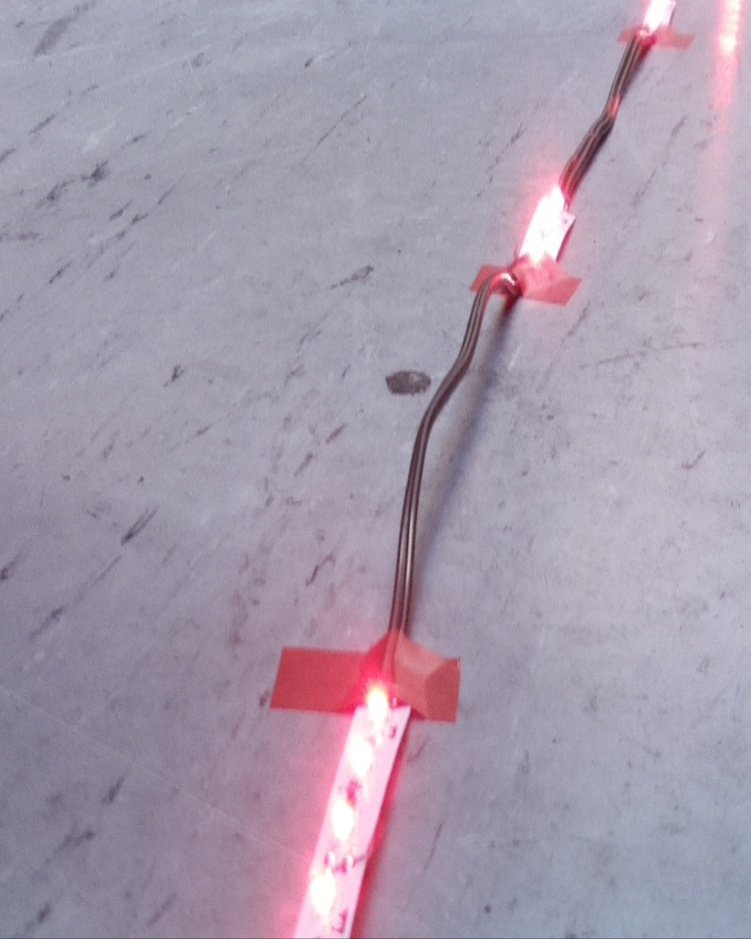
#> input picture Code/Birdview.jpg, 751 x 939 px, shrunk from 1000 x 1250 before the run
$ python CenterOfMass.py
#> lines starting #> are read from the running program, lines starting #| are printed output that depends on the picture; after the words box and inside, x2 and y2 are one past the last pixel; in counts of white or black regions, pixels touching at a corner belong together
import cv2
import numpy as np
from matplotlib import pyplot as plt

img = cv2.imread('Birdview.jpg',0)
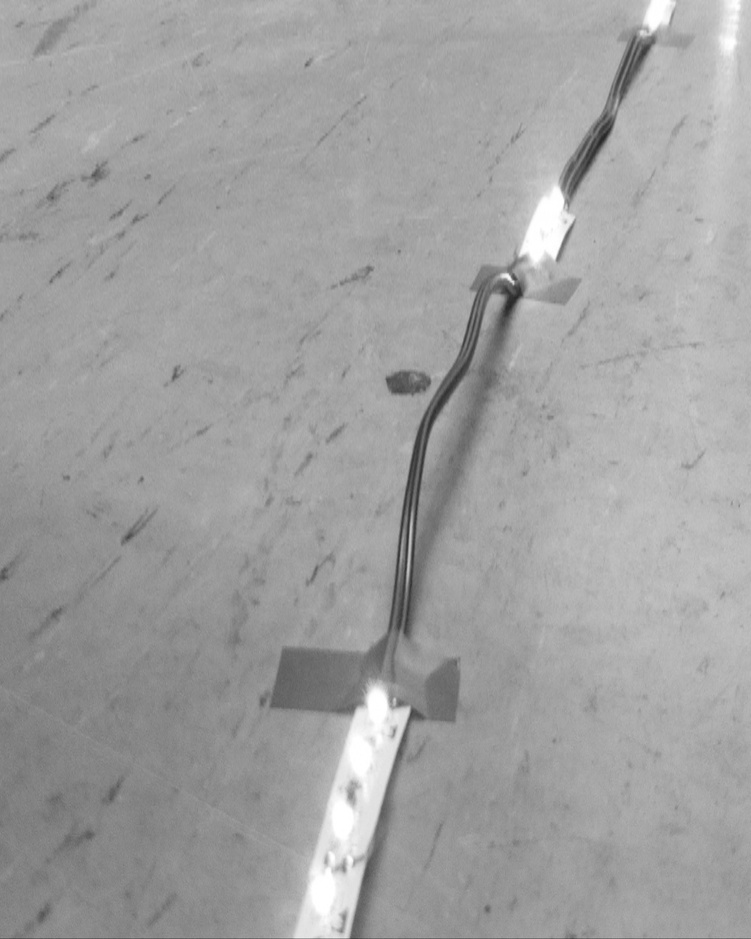
#> img: shape (939, 751); min 36, max 255, mean 160.4
#img = cv2.medianBlur(img,5)

ret,th1 = cv2.threshold(img,200,255,cv2.THRESH_BINARY)
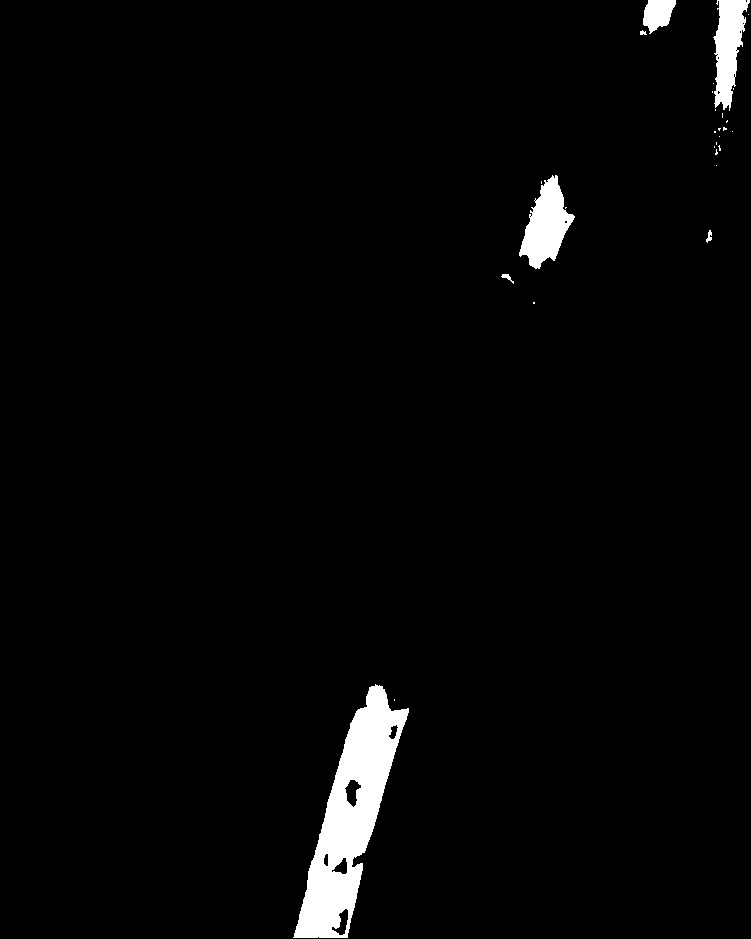
#> th1: shape (939, 751); 2.5% white; 28 white regions (21 under 20 px), largest, box (x1, y1, x2, y2) and area: (293, 684, 409, 938) 11761, (519, 175, 575, 269) 2767, (713, 0, 750, 111) 2384
#contours, hierarchy = cv2.findContours(th1,cv2.RETR_TREE,cv2.CHAIN_APPROX_SIMPLE)
plt.imshow(img, cmap='gray')
plt.show()

$ run again, with Code/line.jpg copied over Code/Birdview.jpg
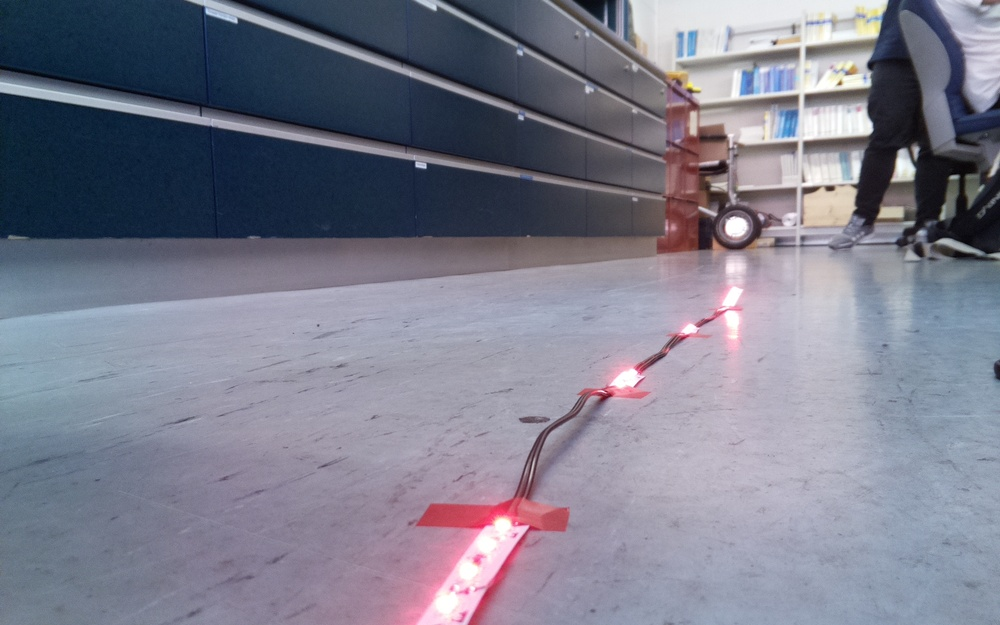
#> input picture Code/line.jpg, 1000 x 625 px, shrunk from 1680 x 1050 before the run
#> `img = cv2.imread('Birdview.jpg',0)`:
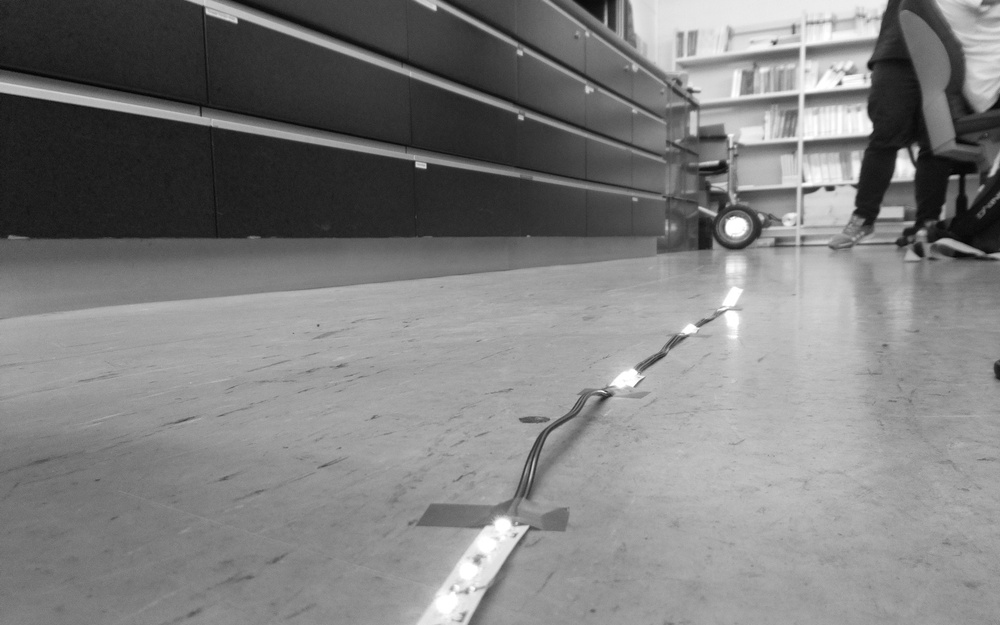
#> img: shape (625, 1000); min 0, max 255, mean 126.4
#> `ret,th1 = cv2.threshold(img,200,255,cv2.THRESH_BINARY)`:
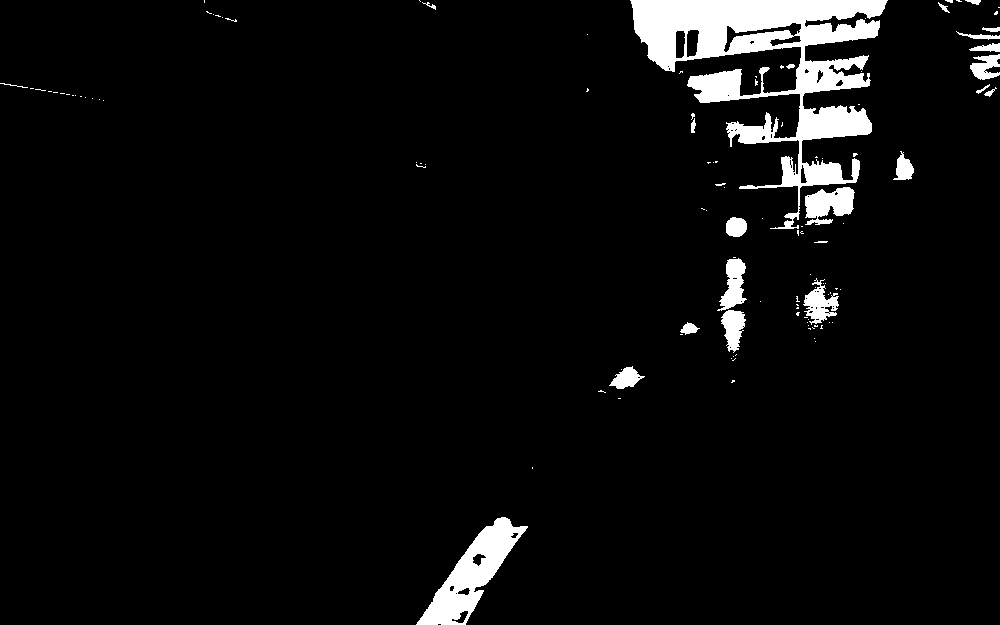
#> th1: shape (625, 1000); 4.9% white; 113 white regions (89 under 20 px), largest, box (x1, y1, x2, y2) and area: (630, 0, 888, 229) 19610, (416, 517, 528, 625) 4310, (805, 187, 855, 225) 1256
